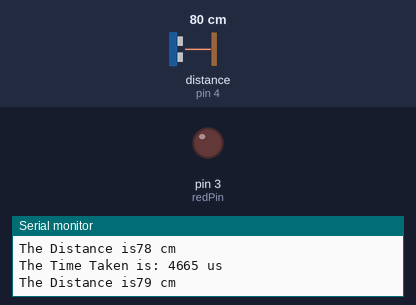
A sketch run on a simulated Arduino Uno, built with avr-gcc and run on an emulated ATmega328P. Shown: output pins drawn as LEDs (lit = HIGH), the last lines printed to the serial monitor. Wiring (inferred from the names in the program): ultrasonic range finder: trigger pin 2; echo pin 4. The inputs (shaded band) are chosen by the test bench; at power-on: distance to the obstacle (sensor on pin 4) 80 cm. The echo pulse lasts 58.3 µs per cm; pins used as bus, display or sensor lines are not drawn.

Above: at 1.8 s.
1.9 s: distance to the obstacle (sensor on pin 4) set to 25 cm
3.4 s: distance to the obstacle (sensor on pin 4) set to 20 cm
At 4.9 s:
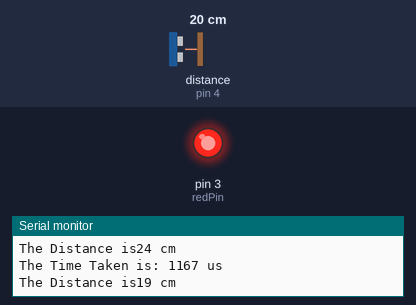
5.5 s: distance to the obstacle (sensor on pin 4) set to 35 cm
At 6.6 s:
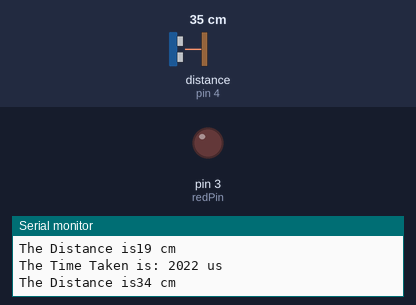
7.5 s: distance to the obstacle (sensor on pin 4) set to 2 cm
At 8.3 s:
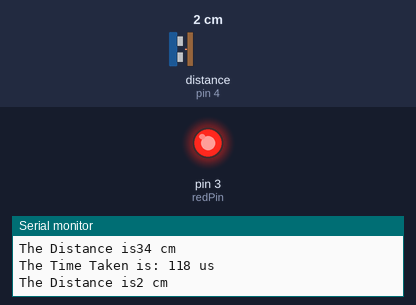
Timing chart, 0 to 10.5 s (numbered marks = the images above; inputs shaded):
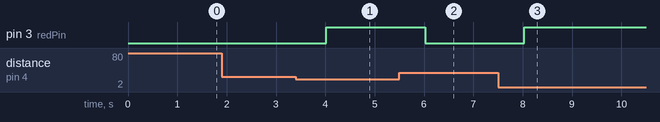

Measured:
- the behaviour switches between 22 and 21 cm on distance to the obstacle (sensor on pin 4) (found by bisection; images 0 and 1)
- after the input at 3.4 s, pin 3 (redPin): LOW → HIGH after 0.62 s
- after the input at 5.5 s, pin 3 (redPin): HIGH → LOW after 0.53 s
- after the input at 7.5 s, pin 3 (redPin): LOW → HIGH after 0.53 s

The sketch:

UltraSonicSensor.ino
```cpp
int trigPin = 2;
int echoPin = 4;
int  distance;
long duration;
int redPin = 3;

void setup() {
  Serial.begin(9600);
  pinMode(trigPin, OUTPUT);
  pinMode(echoPin, INPUT);
  pinMode(redPin, OUTPUT);

  digitalWrite(trigPin, LOW);
  // put your setup code here, to run once:

}

void loop() {
  digitalWrite(trigPin, HIGH);
  delayMicroseconds(10);
  digitalWrite(trigPin, LOW);

  duration = pulseIn(echoPin, HIGH);

  distance = (duration * 0.034) / 2;

  Serial.print("The Time Taken is: ");
  Serial.print(duration);
  Serial.println(" us");
  Serial.print("The Distance is");
  Serial.print(distance);
  Serial.println(" cm");

  if(distance <= 20){
    analogWrite(redPin, 255);
  }
  else{
    analogWrite(redPin, 0);
  }

  delay(1000);
  // put your main code here, to run repeatedly:

}
```
